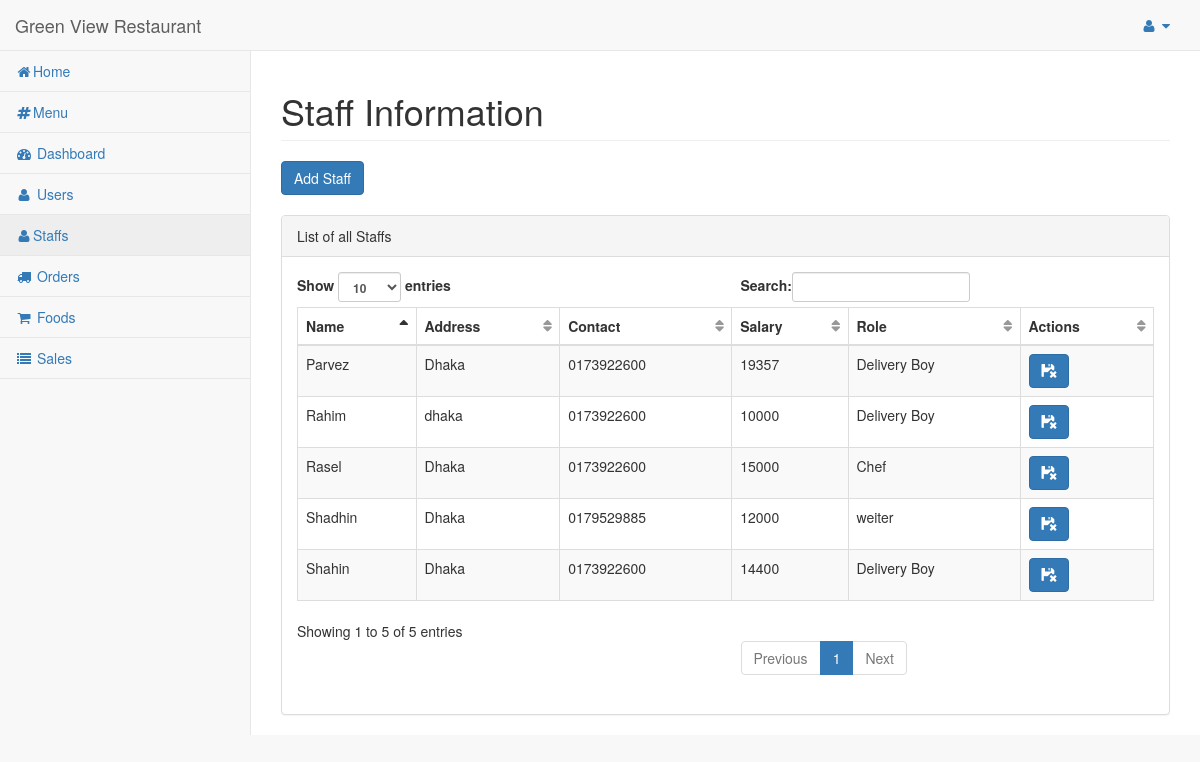
Screenshot of /dashboard/admin/staff/ (signed in) with the database file from the repository.
### hotel/models.py (models this page shows, shortened)
class Staff(models.Model):
    weiter = 'weiter'
    deliveryboy = 'Delivery Boy'
    chef = 'Chef'
    ROLES = (
        (weiter, weiter),
        (chef, chef),
        (deliveryboy, deliveryboy),
    )
    staff_name = models.CharField(max_length=255)
    address = models.TextField()
    contact = models.CharField(max_length=10)
    email = models.EmailField(max_length=255)
    salary = models.IntegerField()
    role = models.CharField(max_length=30, choices=ROLES)

### hotel/views.py (the view)
# urls.py: url(r'^dashboard/admin/staff/$', StaffAdmin.as_view(), name='staff_admin'),
class StaffAdmin(LoginRequiredMixin, TemplateView):
    model = Staff
    template_name = 'admin_temp/staff.html'
    def get_context_data(self, **kwargs):
        context = super(StaffAdmin, self).get_context_data(**kwargs)
        context['staffs'] = Staff.objects.all()  # .order_by('id')[:5]
        return context

### hotel/templates/admin_temp/staff.html (shortened to what this page needs)
{% load static %}
{% include "includes/base.html" %}
{% block main %}
        <div id="page-wrapper">
            <div class="row">
                <div class="col-lg-12">
                    <h1 class="page-header">Staff Information</h1>
                    <a href="{% url 'hotel:add_staff' %}" class="btn btn-primary">Add Staff</a>
                </div>
            </div>
            <br/>
            <div class="row">
                <div class="col-lg-12">
                    <div class="panel panel-default">
                        <div class="panel-heading">
                            List of all Staffs
                        </div>
                        <div class="panel-body">
                            <table width="100%" class="table table-striped table-bordered table-hover" id="dataTables-example">
                                <thead>
                                    <tr>
                                        <th>Name</th>
                                        <th>Address</th>
                                        <th>Contact</th>
                                        <th>Salary</th>
                                        <th>Role</th>
                                        <th>Actions</th>
                                    </tr>
                                </thead>
                                <tbody>
                                    {% for staff in staffs %}
                                    <tr>
                                        <td>{{staff.staff_name}}</td>
                                        <td>{{staff.address}}</td>
                                        <td>{{staff.contact}}</td>
                                        <td>{{staff.salary}}</td>
                                        <td>{{staff.role}}</td>
                                         <td>
                                            <a href="{% url 'hotel:staff_delete' staff.id %}" class="btn btn-primary"><span class="glyphicon glyphicon-floppy-remove" aria-hidden="true"></span></a>
                                        </td>
                                    </tr>
                                    {%  endfor %}
                                </tbody>
                            </table>
                        </div>
                    </div>
                </div>
            </div>
        </div>
{% endblock %}

### rows the page displays
Staff: staff_name "Rahim", address "dhaka", contact "0173922600", salary "10000", role "Delivery Boy"
Staff: staff_name "Rasel", address "Dhaka", contact "0173922600", salary "15000", role "Chef"
Staff: staff_name "Parvez", address "Dhaka", contact "0173922600", salary "19357", role "Delivery Boy"
Staff: staff_name "Shahin", address "Dhaka", contact "0173922600", salary "14400", role "Delivery Boy"
Staff: staff_name "Shadhin", address "Dhaka", contact "0179529885", salary "12000", role "weiter"
